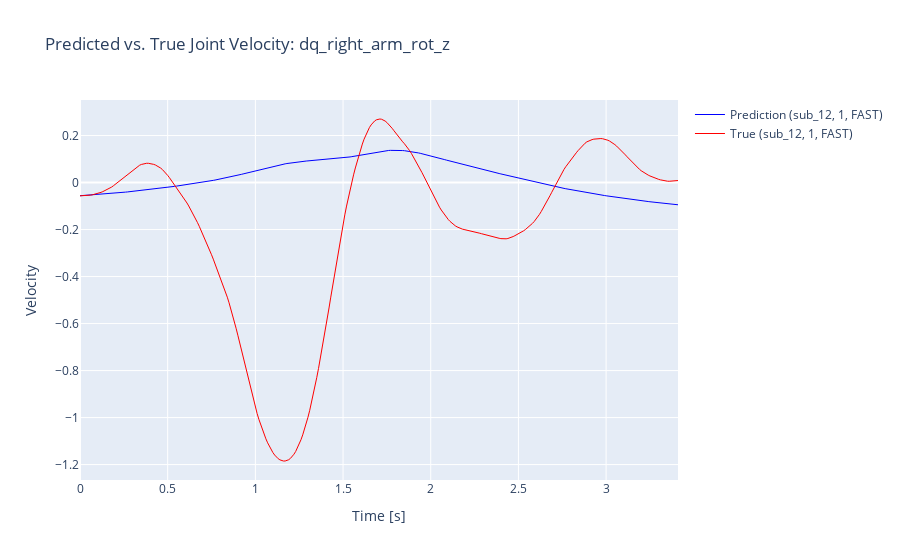
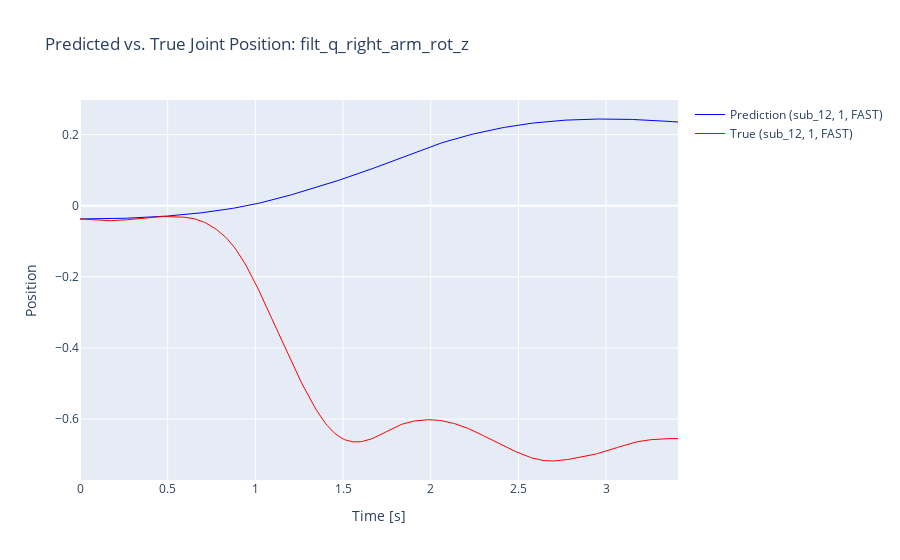

The notebook cell these images were saved under, in order:
### Code cell
# Select which joint position/velocity to plot
joint_pos_to_plot = derivative_to_plot.replace('ddq', 'filt_q')
joint_vel_to_plot = derivative_to_plot.replace('ddq', 'dq')

plot_idx_pred = np.where(np.array(state_names) == derivative_to_plot)[0][0]
plot_idx_pos = np.where(np.array(control_names) == joint_pos_to_plot)[0][0]
plot_idx_vel = np.where(np.array(control_names) == joint_vel_to_plot)[0][0]

# Retrieve the data for the selected trajectory
traj_to_plot = [i for i, traj in enumerate(test_traj_idx)
                if traj['subject'] == sub_to_plot
                    and traj['instruction'] == instr_to_plot
                    and traj['velocity'] == vel_to_plot
               ][0] # find the trajectory index

joint_vel_pred = joint_vel_pred_list[traj_to_plot]
joint_pos_pred = joint_pos_pred_list[traj_to_plot]
joint_true = inputs_test_list[traj_to_plot]

# Plot the predicted vs. true joint velocities
v0 = joint_true[0, plot_idx_vel]

fig = go.Figure()
fig.add_trace(go.Scatter
                (x=time_test_list[traj_to_plot],
                    y=joint_vel_pred[:, plot_idx_pred] + v0,
                    mode='lines',
                    line=dict(color='blue', width=1),
                    name=f'Prediction ({sub_to_plot}, {instr_to_plot}, {vel_to_plot})'
                )
)
fig.add_trace(go.Scatter
                (x=time_test_list[traj_to_plot],
                    y=joint_true[:, plot_idx_vel],
                    mode='lines',
                    line=dict(color='red', width=1),
                    name=f'True ({sub_to_plot}, {instr_to_plot}, {vel_to_plot})'
                )
)

fig.update_layout(title=f'Predicted vs. True Joint Velocity: {joint_vel_to_plot}',
                    xaxis_title='Time [s]',
                    yaxis_title='Velocity',
                    showlegend=True
)

fig.show()

# Plot the predicted vs. true joint positions
y0 = joint_true[0, plot_idx_pos]

fig = go.Figure()
fig.add_trace(go.Scatter
                (x=time_test_list[traj_to_plot],
                    y=joint_pos_pred[:, plot_idx_pred] + y0,
                    mode='lines',
                    line=dict(color='blue', width=1),
                    name=f'Prediction ({sub_to_plot}, {instr_to_plot}, {vel_to_plot})'
                )
)
fig.add_trace(go.Scatter
                (x=time_test_list[traj_to_plot],
                    y=joint_true[:, plot_idx_pos],
                    mode='lines',
                    line=dict(color='red', width=1),
                    name=f'True ({sub_to_plot}, {instr_to_plot}, {vel_to_plot})'
                )
)

fig.update_layout(title=f'Predicted vs. True Joint Position: {joint_pos_to_plot}',
                    xaxis_title='Time [s]',
                    yaxis_title='Position',
                    showlegend=True
)

fig.show()

### Figure 1 — Plotly figure (JSON) as saved in the notebook; plotly's stock layout.template omitted (floating-point values rounded to 4 significant figures; data arrays with more than 128 entries replaced by an {"elided": "..."} marker saying what was removed)
{"data": [{"line": {"color": "blue", "width": 1}, "mode": "lines", "name": "Prediction (sub_12, 1, FAST)", "type": "scatter", "x": {"elided": "342 float values"}, "y": {"elided": "342 float values"}}, {"line": {"color": "red", "width": 1}, "mode": "lines", "name": "True (sub_12, 1, FAST)", "type": "scatter", "x": {"elided": "342 float values"}, "y": {"elided": "342 float values"}}], "layout": {"showlegend": true, "title": {"text": "Predicted vs. True Joint Velocity: dq_right_arm_rot_z"}, "xaxis": {"title": {"text": "Time [s]"}}, "yaxis": {"title": {"text": "Velocity"}}}}

### Figure 2 — Plotly figure (JSON) as saved in the notebook; plotly's stock layout.template omitted (floating-point values rounded to 4 significant figures; data arrays with more than 128 entries replaced by an {"elided": "..."} marker saying what was removed)
{"data": [{"line": {"color": "blue", "width": 1}, "mode": "lines", "name": "Prediction (sub_12, 1, FAST)", "type": "scatter", "x": {"elided": "342 float values"}, "y": {"elided": "342 float values"}}, {"line": {"color": "red", "width": 1}, "mode": "lines", "name": "True (sub_12, 1, FAST)", "type": "scatter", "x": {"elided": "342 float values"}, "y": {"elided": "342 float values"}}], "layout": {"showlegend": true, "title": {"text": "Predicted vs. True Joint Position: filt_q_right_arm_rot_z"}, "xaxis": {"title": {"text": "Time [s]"}}, "yaxis": {"title": {"text": "Position"}}}}
